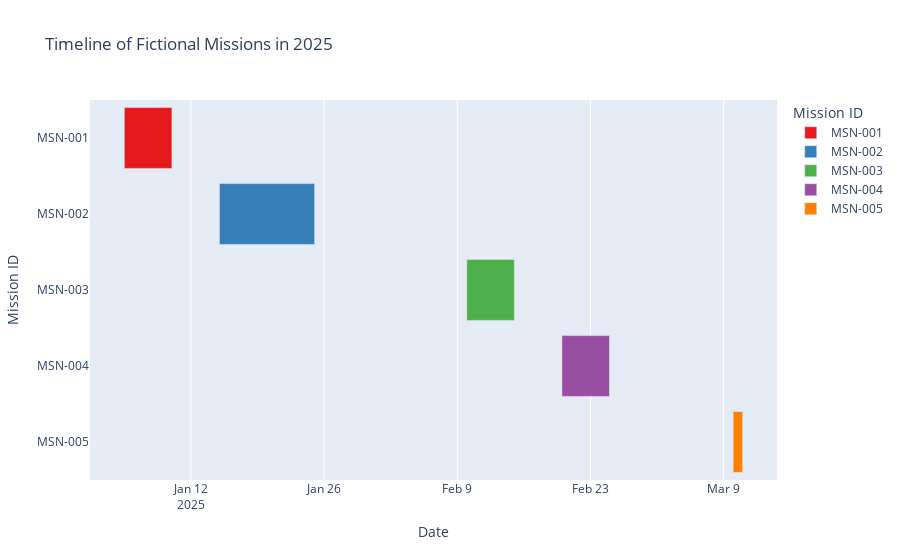

The cell this chart's notebook holds for it:
### Code cell
# Create a new DataFrame with fictional mission data
data = {
    'Mission ID': ['MSN-001', 'MSN-002', 'MSN-003', 'MSN-004', 'MSN-005'],
    'Launch Date': pd.to_datetime(['2025-01-05', '2025-01-15', '2025-02-10', '2025-02-20', '2025-03-10']),
    'End Date': pd.to_datetime(['2025-01-10', '2025-01-25', '2025-02-15', '2025-02-25', '2025-03-11'])
}

# Convert the dictionary into a DataFrame
timeline_df = pd.DataFrame(data)

# Create a timeline plot
fig = px.timeline(timeline_df, x_start='Launch Date', x_end='End Date', y='Mission ID',
                  title='Timeline of Fictional Missions in 2025',
                  color='Mission ID',
                  color_discrete_sequence=px.colors.qualitative.Set1)

# Update the layout to make it more readable
fig.update_yaxes(title='Mission ID')
fig.update_xaxes(title='Date')

# Show the plot
fig.show()

### Figure 1 — Plotly figure (JSON) as saved in the notebook; plotly's stock layout.template omitted (floating-point values rounded to 4 significant figures)
{"data": [{"alignmentgroup": "True", "base": ["2025-01-05T00:00:00"], "hovertemplate": "Mission ID=%{y}<br>Launch Date=%{base}<br>End Date=%{x}<extra></extra>", "legendgroup": "MSN-001", "marker": {"color": "rgb(228,26,28)", "pattern": {"shape": ""}}, "name": "MSN-001", "offsetgroup": "MSN-001", "orientation": "h", "showlegend": true, "textposition": "auto", "type": "bar", "x": [432000000], "xaxis": "x", "y": ["MSN-001"], "yaxis": "y"}, {"alignmentgroup": "True", "base": ["2025-01-15T00:00:00"], "hovertemplate": "Mission ID=%{y}<br>Launch Date=%{base}<br>End Date=%{x}<extra></extra>", "legendgroup": "MSN-002", "marker": {"color": "rgb(55,126,184)", "pattern": {"shape": ""}}, "name": "MSN-002", "offsetgroup": "MSN-002", "orientation": "h", "showlegend": true, "textposition": "auto", "type": "bar", "x": [864000000], "xaxis": "x", "y": ["MSN-002"], "yaxis": "y"}, {"alignmentgroup": "True", "base": ["2025-02-10T00:00:00"], "hovertemplate": "Mission ID=%{y}<br>Launch Date=%{base}<br>End Date=%{x}<extra></extra>", "legendgroup": "MSN-003", "marker": {"color": "rgb(77,175,74)", "pattern": {"shape": ""}}, "name": "MSN-003", "offsetgroup": "MSN-003", "orientation": "h", "showlegend": true, "textposition": "auto", "type": "bar", "x": [432000000], "xaxis": "x", "y": ["MSN-003"], "yaxis": "y"}, {"alignmentgroup": "True", "base": ["2025-02-20T00:00:00"], "hovertemplate": "Mission ID=%{y}<br>Launch Date=%{base}<br>End Date=%{x}<extra></extra>", "legendgroup": "MSN-004", "marker": {"color": "rgb(152,78,163)", "pattern": {"shape": ""}}, "name": "MSN-004", "offsetgroup": "MSN-004", "orientation": "h", "showlegend": true, "textposition": "auto", "type": "bar", "x": [432000000], "xaxis": "x", "y": ["MSN-004"], "yaxis": "y"}, {"alignmentgroup": "True", "base": ["2025-03-10T00:00:00"], "hovertemplate": "Mission ID=%{y}<br>Launch Date=%{base}<br>End Date=%{x}<extra></extra>", "legendgroup": "MSN-005", "marker": {"color": "rgb(255,127,0)", "pattern": {"shape": ""}}, "name": "MSN-005", "offsetgroup": "MSN-005", "orientation": "h", "showlegend": true, "textposition": "auto", "type": "bar", "x": [86400000], "xaxis": "x", "y": ["MSN-005"], "yaxis": "y"}], "layout": {"barmode": "overlay", "legend": {"title": {"text": "Mission ID"}, "tracegroupgap": 0}, "title": {"text": "Timeline of Fictional Missions in 2025"}, "xaxis": {"anchor": "y", "domain": [0, 1], "title": {"text": "Date"}, "type": "date"}, "yaxis": {"anchor": "x", "categoryarray": ["MSN-005", "MSN-004", "MSN-003", "MSN-002", "MSN-001"], "categoryorder": "array", "domain": [0, 1], "title": {"text": "Mission ID"}}}}
